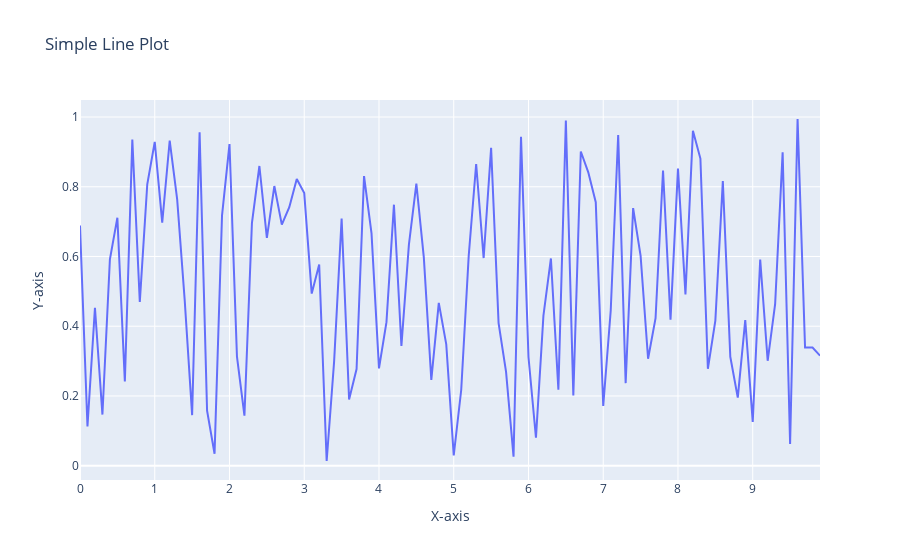

The cell this chart's notebook holds for it:
### Markdown cell above
# 20.Using Plotly, create a basic line plot of a randomly generated dataset, label the axes, and set the title as 'Simple Line Plot'

### Code cell
import plotly.graph_objects as go
import numpy as np

# Generate random data
x = np.arange(0, 10, 0.1)
y = np.random.rand(len(x))

# Create a Plotly line plot
fig = go.Figure(data=go.Scatter(x=x, y=y, mode='lines'))

# Set axis labels and title
fig.update_layout(
    title='Simple Line Plot',
    xaxis_title='X-axis',
    yaxis_title='Y-axis'
)

# Display the plot
fig.show()
